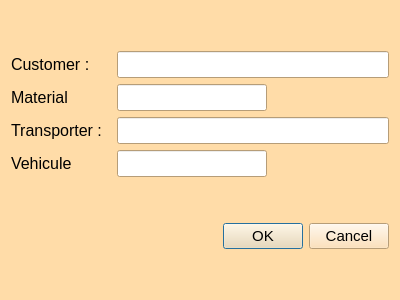
<?xml version="1.0" encoding="UTF-8"?>
<ui version="4.0">
 <class>WeightBill</class>
 <widget class="QDialog" name="WeightBill">
  <property name="windowModality">
   <enum>Qt::WindowModal</enum>
  </property>
  <property name="geometry">
   <rect>
    <x>0</x>
    <y>0</y>
    <width>400</width>
    <height>300</height>
   </rect>
  </property>
  <property name="palette">
   <palette>
    <active>
     <colorrole role="WindowText">
      <brush brushstyle="SolidPattern">
       <color alpha="255">
        <red>0</red>
        <green>0</green>
        <blue>0</blue>
       </color>
      </brush>
     </colorrole>
     <colorrole role="Button">
      <brush brushstyle="SolidPattern">
       <color alpha="255">
        <red>255</red>
        <green>220</green>
        <blue>168</blue>
       </color>
      </brush>
     </colorrole>
     <colorrole role="Light">
      <brush brushstyle="SolidPattern">
       <color alpha="255">
        <red>255</red>
        <green>255</green>
        <blue>255</blue>
       </color>
      </brush>
     </colorrole>
     <colorrole role="Midlight">
      <brush brushstyle="SolidPattern">
       <color alpha="255">
        <red>255</red>
        <green>237</green>
        <blue>211</blue>
       </color>
      </brush>
     </colorrole>
     <colorrole role="Dark">
      <brush brushstyle="SolidPattern">
       <color alpha="255">
        <red>127</red>
        <green>110</green>
        <blue>84</blue>
       </color>
      </brush>
     </colorrole>
     <colorrole role="Mid">
      <brush brushstyle="SolidPattern">
       <color alpha="255">
        <red>170</red>
        <green>147</green>
        <blue>112</blue>
       </color>
      </brush>
     </colorrole>
     <colorrole role="Text">
      <brush brushstyle="SolidPattern">
       <color alpha="255">
        <red>0</red>
        <green>0</green>
        <blue>0</blue>
       </color>
      </brush>
     </colorrole>
     <colorrole role="BrightText">
      <brush brushstyle="SolidPattern">
       <color alpha="255">
        <red>255</red>
        <green>255</green>
        <blue>255</blue>
       </color>
      </brush>
     </colorrole>
     <colorrole role="ButtonText">
      <brush brushstyle="SolidPattern">
       <color alpha="255">
        <red>0</red>
        <green>0</green>
        <blue>0</blue>
       </color>
      </brush>
     </colorrole>
     <colorrole role="Base">
      <brush brushstyle="SolidPattern">
       <color alpha="255">
        <red>255</red>
        <green>255</green>
        <blue>255</blue>
       </color>
      </brush>
     </colorrole>
     <colorrole role="Window">
      <brush brushstyle="SolidPattern">
       <color alpha="255">
        <red>255</red>
        <green>220</green>
        <blue>168</blue>
       </color>
      </brush>
     </colorrole>
     <colorrole role="Shadow">
      <brush brushstyle="SolidPattern">
       <color alpha="255">
        <red>0</red>
        <green>0</green>
        <blue>0</blue>
       </color>
      </brush>
     </colorrole>
     <colorrole role="AlternateBase">
      <brush brushstyle="SolidPattern">
       <color alpha="255">
        <red>255</red>
        <green>237</green>
        <blue>211</blue>
       </color>
      </brush>
     </colorrole>
     <colorrole role="ToolTipBase">
      <brush brushstyle="SolidPattern">
       <color alpha="255">
        <red>255</red>
        <green>255</green>
        <blue>220</blue>
       </color>
      </brush>
     </colorrole>
     <colorrole role="ToolTipText">
      <brush brushstyle="SolidPattern">
       <color alpha="255">
        <red>0</red>
        <green>0</green>
        <blue>0</blue>
       </color>
      </brush>
     </colorrole>
    </active>
    <inactive>
     <colorrole role="WindowText">
      <brush brushstyle="SolidPattern">
       <color alpha="255">
        <red>0</red>
        <green>0</green>
        <blue>0</blue>
       </color>
      </brush>
     </colorrole>
     <colorrole role="Button">
      <brush brushstyle="SolidPattern">
       <color alpha="255">
        <red>255</red>
        <green>220</green>
        <blue>168</blue>
       </color>
      </brush>
     </colorrole>
     <colorrole role="Light">
      <brush brushstyle="SolidPattern">
       <color alpha="255">
        <red>255</red>
        <green>255</green>
        <blue>255</blue>
       </color>
      </brush>
     </colorrole>
     <colorrole role="Midlight">
      <brush brushstyle="SolidPattern">
       <color alpha="255">
        <red>255</red>
        <green>237</green>
        <blue>211</blue>
       </color>
      </brush>
     </colorrole>
     <colorrole role="Dark">
      <brush brushstyle="SolidPattern">
       <color alpha="255">
        <red>127</red>
        <green>110</green>
        <blue>84</blue>
       </color>
      </brush>
     </colorrole>
     <colorrole role="Mid">
      <brush brushstyle="SolidPattern">
       <color alpha="255">
        <red>170</red>
        <green>147</green>
        <blue>112</blue>
       </color>
      </brush>
     </colorrole>
     <colorrole role="Text">
      <brush brushstyle="SolidPattern">
       <color alpha="255">
        <red>0</red>
        <green>0</green>
        <blue>0</blue>
       </color>
      </brush>
     </colorrole>
     <colorrole role="BrightText">
      <brush brushstyle="SolidPattern">
       <color alpha="255">
        <red>255</red>
        <green>255</green>
        <blue>255</blue>
       </color>
      </brush>
     </colorrole>
     <colorrole role="ButtonText">
      <brush brushstyle="SolidPattern">
       <color alpha="255">
        <red>0</red>
        <green>0</green>
        <blue>0</blue>
       </color>
      </brush>
     </colorrole>
     <colorrole role="Base">
      <brush brushstyle="SolidPattern">
       <color alpha="255">
        <red>255</red>
        <green>255</green>
        <blue>255</blue>
       </color>
      </brush>
     </colorrole>
     <colorrole role="Window">
      <brush brushstyle="SolidPattern">
       <color alpha="255">
        <red>255</red>
        <green>220</green>
        <blue>168</blue>
       </color>
      </brush>
     </colorrole>
     <colorrole role="Shadow">
      <brush brushstyle="SolidPattern">
       <color alpha="255">
        <red>0</red>
        <green>0</green>
        <blue>0</blue>
       </color>
      </brush>
     </colorrole>
     <colorrole role="AlternateBase">
      <brush brushstyle="SolidPattern">
       <color alpha="255">
        <red>255</red>
        <green>237</green>
        <blue>211</blue>
       </color>
      </brush>
     </colorrole>
     <colorrole role="ToolTipBase">
      <brush brushstyle="SolidPattern">
       <color alpha="255">
        <red>255</red>
        <green>255</green>
        <blue>220</blue>
       </color>
      </brush>
     </colorrole>
     <colorrole role="ToolTipText">
      <brush brushstyle="SolidPattern">
       <color alpha="255">
        <red>0</red>
        <green>0</green>
        <blue>0</blue>
       </color>
      </brush>
     </colorrole>
    </inactive>
    <disabled>
     <colorrole role="WindowText">
      <brush brushstyle="SolidPattern">
       <color alpha="255">
        <red>127</red>
        <green>110</green>
        <blue>84</blue>
       </color>
      </brush>
     </colorrole>
     <colorrole role="Button">
      <brush brushstyle="SolidPattern">
       <color alpha="255">
        <red>255</red>
        <green>220</green>
        <blue>168</blue>
       </color>
      </brush>
     </colorrole>
     <colorrole role="Light">
      <brush brushstyle="SolidPattern">
       <color alpha="255">
        <red>255</red>
        <green>255</green>
        <blue>255</blue>
       </color>
      </brush>
     </colorrole>
     <colorrole role="Midlight">
      <brush brushstyle="SolidPattern">
       <color alpha="255">
        <red>255</red>
        <green>237</green>
        <blue>211</blue>
       </color>
      </brush>
     </colorrole>
     <colorrole role="Dark">
      <brush brushstyle="SolidPattern">
       <color alpha="255">
        <red>127</red>
        <green>110</green>
        <blue>84</blue>
       </color>
      </brush>
     </colorrole>
     <colorrole role="Mid">
      <brush brushstyle="SolidPattern">
       <color alpha="255">
        <red>170</red>
        <green>147</green>
        <blue>112</blue>
       </color>
      </brush>
     </colorrole>
     <colorrole role="Text">
      <brush brushstyle="SolidPattern">
       <color alpha="255">
        <red>127</red>
        <green>110</green>
        <blue>84</blue>
       </color>
      </brush>
     </colorrole>
     <colorrole role="BrightText">
      <brush brushstyle="SolidPattern">
       <color alpha="255">
        <red>255</red>
        <green>255</green>
        <blue>255</blue>
       </color>
      </brush>
     </colorrole>
     <colorrole role="ButtonText">
      <brush brushstyle="SolidPattern">
       <color alpha="255">
        <red>127</red>
        <green>110</green>
        <blue>84</blue>
       </color>
      </brush>
     </colorrole>
     <colorrole role="Base">
      <brush brushstyle="SolidPattern">
       <color alpha="255">
        <red>255</red>
        <green>220</green>
        <blue>168</blue>
       </color>
      </brush>
     </colorrole>
     <colorrole role="Window">
      <brush brushstyle="SolidPattern">
       <color alpha="255">
        <red>255</red>
        <green>220</green>
        <blue>168</blue>
       </color>
      </brush>
     </colorrole>
     <colorrole role="Shadow">
      <brush brushstyle="SolidPattern">
       <color alpha="255">
        <red>0</red>
        <green>0</green>
        <blue>0</blue>
       </color>
      </brush>
     </colorrole>
     <colorrole role="AlternateBase">
      <brush brushstyle="SolidPattern">
       <color alpha="255">
        <red>255</red>
        <green>220</green>
        <blue>168</blue>
       </color>
      </brush>
     </colorrole>
     <colorrole role="ToolTipBase">
      <brush brushstyle="SolidPattern">
       <color alpha="255">
        <red>255</red>
        <green>255</green>
        <blue>220</blue>
       </color>
      </brush>
     </colorrole>
     <colorrole role="ToolTipText">
      <brush brushstyle="SolidPattern">
       <color alpha="255">
        <red>0</red>
        <green>0</green>
        <blue>0</blue>
       </color>
      </brush>
     </colorrole>
    </disabled>
   </palette>
  </property>
  <property name="windowTitle">
   <string>Dialog</string>
  </property>
  <property name="autoFillBackground">
   <bool>true</bool>
  </property>
  <property name="styleSheet">
   <string notr="true">backgroud-color:rgb(255, 220, 168)</string>
  </property>
  <property name="modal">
   <bool>true</bool>
  </property>
  <layout class="QGridLayout" name="gridLayout">
   <item row="0" column="0">
    <layout class="QVBoxLayout" name="verticalLayout">
     <item>
      <layout class="QHBoxLayout" name="horizontalLayout">
       <item>
        <widget class="QLabel" name="label">
         <property name="minimumSize">
          <size>
           <width>100</width>
           <height>0</height>
          </size>
         </property>
         <property name="font">
          <font>
           <pointsize>12</pointsize>
          </font>
         </property>
         <property name="text">
          <string>Customer :</string>
         </property>
        </widget>
       </item>
       <item>
        <widget class="QLineEdit" name="leCustomerTM">
         <property name="font">
          <font>
           <pointsize>12</pointsize>
          </font>
         </property>
        </widget>
       </item>
      </layout>
     </item>
     <item>
      <layout class="QHBoxLayout" name="horizontalLayout_3">
       <item>
        <widget class="QLabel" name="label_3">
         <property name="minimumSize">
          <size>
           <width>100</width>
           <height>0</height>
          </size>
         </property>
         <property name="font">
          <font>
           <pointsize>12</pointsize>
          </font>
         </property>
         <property name="text">
          <string>Material</string>
         </property>
        </widget>
       </item>
       <item>
        <widget class="QLineEdit" name="leMaterialTM">
         <property name="minimumSize">
          <size>
           <width>150</width>
           <height>0</height>
          </size>
         </property>
         <property name="font">
          <font>
           <pointsize>12</pointsize>
          </font>
         </property>
        </widget>
       </item>
       <item>
        <spacer name="horizontalSpacer">
         <property name="orientation">
          <enum>Qt::Horizontal</enum>
         </property>
         <property name="sizeHint" stdset="0">
          <size>
           <width>40</width>
           <height>20</height>
          </size>
         </property>
        </spacer>
       </item>
      </layout>
     </item>
     <item>
      <layout class="QHBoxLayout" name="horizontalLayout_2">
       <item>
        <widget class="QLabel" name="label_2">
         <property name="minimumSize">
          <size>
           <width>100</width>
           <height>0</height>
          </size>
         </property>
         <property name="font">
          <font>
           <pointsize>12</pointsize>
          </font>
         </property>
         <property name="text">
          <string>Transporter :</string>
         </property>
        </widget>
       </item>
       <item>
        <widget class="QLineEdit" name="leTransporterTM">
         <property name="font">
          <font>
           <pointsize>12</pointsize>
          </font>
         </property>
        </widget>
       </item>
      </layout>
     </item>
     <item>
      <layout class="QHBoxLayout" name="horizontalLayout_4">
       <item>
        <widget class="QLabel" name="label_4">
         <property name="minimumSize">
          <size>
           <width>100</width>
           <height>0</height>
          </size>
         </property>
         <property name="font">
          <font>
           <pointsize>12</pointsize>
          </font>
         </property>
         <property name="text">
          <string>Vehicule</string>
         </property>
        </widget>
       </item>
       <item>
        <widget class="QLineEdit" name="leVehiculeTM">
         <property name="minimumSize">
          <size>
           <width>150</width>
           <height>0</height>
          </size>
         </property>
         <property name="font">
          <font>
           <pointsize>12</pointsize>
          </font>
         </property>
        </widget>
       </item>
       <item>
        <spacer name="horizontalSpacer_2">
         <property name="orientation">
          <enum>Qt::Horizontal</enum>
         </property>
         <property name="sizeHint" stdset="0">
          <size>
           <width>40</width>
           <height>20</height>
          </size>
         </property>
        </spacer>
       </item>
      </layout>
     </item>
    </layout>
   </item>
   <item row="1" column="0">
    <widget class="QDialogButtonBox" name="buttonBox">
     <property name="font">
      <font>
       <pointsize>11</pointsize>
      </font>
     </property>
     <property name="orientation">
      <enum>Qt::Horizontal</enum>
     </property>
     <property name="standardButtons">
      <set>QDialogButtonBox::Cancel|QDialogButtonBox::Ok</set>
     </property>
    </widget>
   </item>
  </layout>
 </widget>
 <resources/>
 <connections>
  <connection>
   <sender>buttonBox</sender>
   <signal>accepted()</signal>
   <receiver>WeightBill</receiver>
   <slot>accept()</slot>
   <hints>
    <hint type="sourcelabel">
     <x>248</x>
     <y>254</y>
    </hint>
    <hint type="destinationlabel">
     <x>157</x>
     <y>274</y>
    </hint>
   </hints>
  </connection>
  <connection>
   <sender>buttonBox</sender>
   <signal>rejected()</signal>
   <receiver>WeightBill</receiver>
   <slot>reject()</slot>
   <hints>
    <hint type="sourcelabel">
     <x>316</x>
     <y>260</y>
    </hint>
    <hint type="destinationlabel">
     <x>286</x>
     <y>274</y>
    </hint>
   </hints>
  </connection>
 </connections>
</ui>
